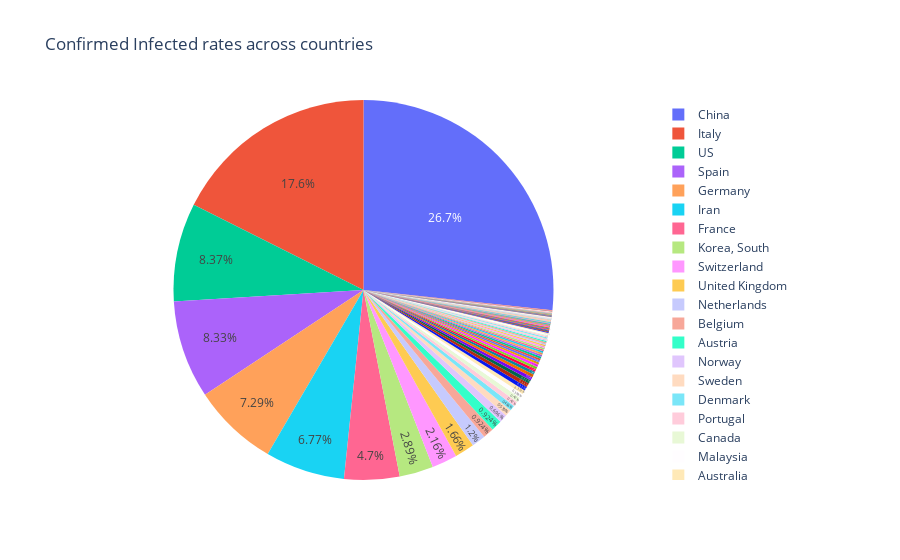

Here is the notebook cell this chart was saved with:
### Code cell
today.analyze_covid_distribution('Confirmed')

### Figure 1 — Plotly figure (JSON) as saved in the notebook; plotly's stock layout.template omitted (floating-point values rounded to 4 significant figures; data arrays with more than 128 entries replaced by an {"elided": "..."} marker saying what was removed)
{"data": [{"customdata": {"elided": "304x1 str values"}, "domain": {"x": [0, 1], "y": [0, 1]}, "hoverlabel": {"namelength": 0}, "hovertemplate": "Province/State=%{customdata[0]}<br>Country/Region=%{label}<br>Confirmed=%{value}", "labels": {"elided": "304 str values"}, "legendgroup": "", "name": "", "showlegend": true, "textposition": "inside", "type": "pie", "values": {"elided": "304 int values"}}], "layout": {"legend": {"tracegroupgap": 0}, "title": {"text": "Confirmed Infected rates across countries"}}}
